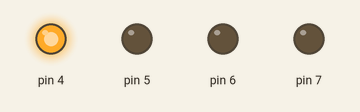
Recording of a sketch running on a simulated Arduino Uno, built with avr-gcc and run on an emulated ATmega328P. Parts: output pins drawn as LEDs (lit = HIGH).

Above: at 0.5 s.
At 2.5 s:
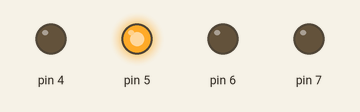
At 6.5 s:
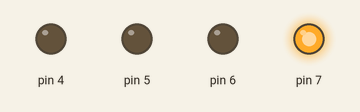
At 10.5 s:
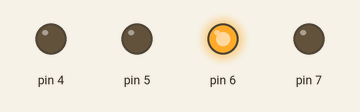
At 19.5 s:
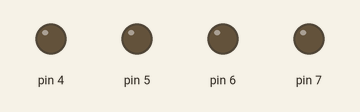
Timing chart, 0 to 20.8 s (numbered marks = the images above):
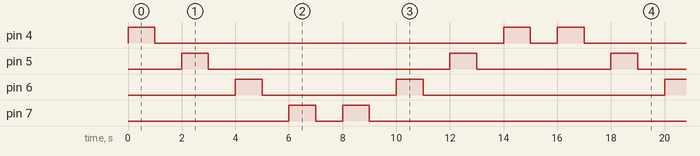

The sketch:

sheet_1.ino
```cpp
void setup() {
  pinMode(4, OUTPUT);
  pinMode(5, OUTPUT);
  pinMode(6, OUTPUT);
  pinMode(7, OUTPUT);

}

void loop() {
  digitalWrite(4, HIGH);
  delay(1000);
  digitalWrite(4, LOW);
  delay(1000);

  digitalWrite(5, HIGH);
  delay(1000);
  digitalWrite(5, LOW);
  delay(1000);

  digitalWrite(6, HIGH);
  delay(1000);
  digitalWrite(6, LOW);
  delay(1000);

  digitalWrite(7, HIGH);
  delay(1000);
  digitalWrite(7, LOW);
  delay(1000);

   digitalWrite(7, HIGH);
  delay(1000);
  digitalWrite(7, LOW);
  delay(1000);

  digitalWrite(6, HIGH);
  delay(1000);
  digitalWrite(6, LOW);
  delay(1000);

  digitalWrite(5, HIGH);
  delay(1000);
  digitalWrite(5, LOW);
  delay(1000);

  digitalWrite(4, HIGH);
  delay(1000);
  digitalWrite(4, LOW);
  delay(1000);
  // put your main code here, to run repeatedly:

}
```

Measured:
- by itself, pin 4: repeats every 16.0 s: LOW 13.0 s, HIGH 1.0 s, LOW 1.0 s, HIGH 1.0 s
- by itself, pin 5: repeats every 16.0 s: LOW 9.0 s, HIGH 1.0 s, LOW 5.0 s, HIGH 1.0 s
- by itself, pin 6: repeats every 16.0 s: LOW 5.0 s, HIGH 1.0 s, LOW 9.0 s, HIGH 1.0 s
- by itself, pin 7: repeats every 16.0 s: LOW 1.0 s, HIGH 1.0 s, LOW 13.0 s, HIGH 1.0 s
